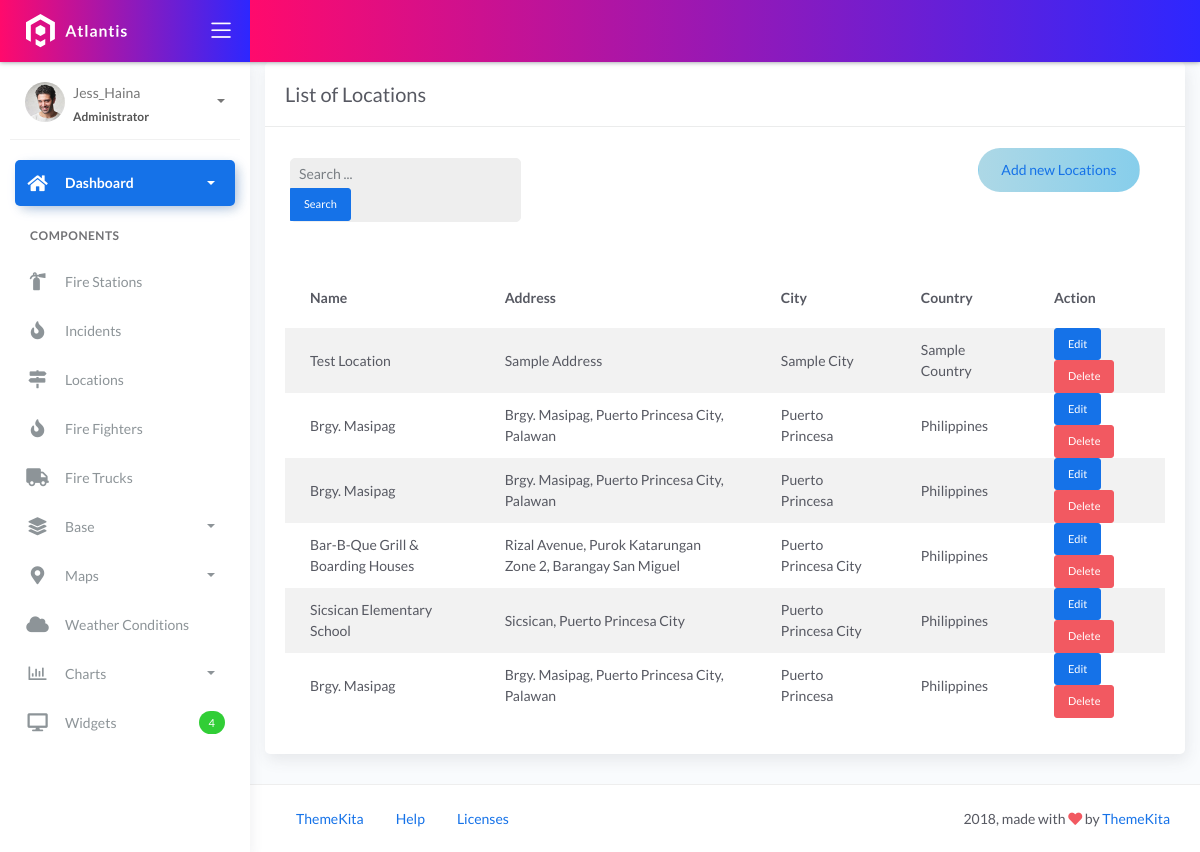
The page /locations/ on the database as committed earlier.
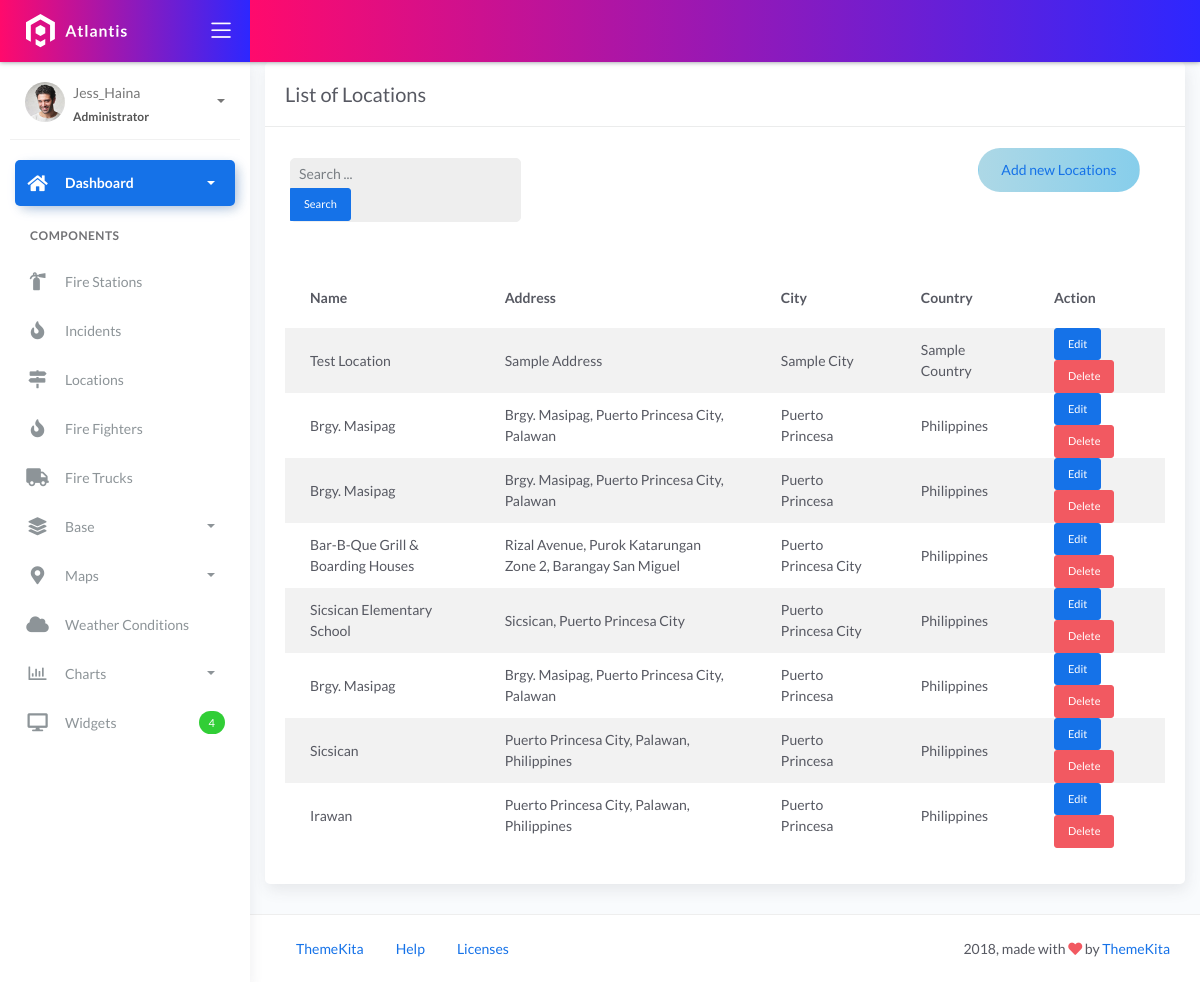
The same page on the database as committed later.
### fire/models.py (models this page shows, shortened)
class BaseModel(models.Model):
    created_at = models.DateTimeField(auto_now_add=True, db_index=True)
    updated_at = models.DateTimeField(auto_now=True)
    class Meta:
        abstract = True

class Locations(BaseModel):
    name = models.CharField(max_length=150)
    latitude = models.DecimalField(
        max_digits=22, decimal_places=16, null=True, blank=True)
    longitude = models.DecimalField(
        max_digits=22, decimal_places=16, null=True, blank=True)
    address = models.CharField(max_length=150)
    city = models.CharField(max_length=150)  # can be in separate table
    country = models.CharField(max_length=150)  # can be in separate table

### fire/views.py (the view, shortened to what this page needs)
# urls.py: path('locations/', views.LocationsListView.as_view(), name='location_list'),
class LocationsListView(ListView):
    model = Locations
    form_class = LocationForm
    template_name = 'Locations_list.html'
    context_object_name = 'location_list'
    paginate_by = 10
    def get_queryset(self, *args, **kwargs):
        qs = super().get_queryset(*args, **kwargs)
        return qs.order_by('id')

### templates/Locations_list.html (shortened to what this page needs)
{% extends 'base.html' %}
{% load static %}
{% block content %}
<div class="content">
  <div class="container-fluid">
     <div class="row">
      <div class="col-md-12">
        <div class="card">
         <div class="card-header">
           <div class="card-title">List of Locations</div>
        </div>
        <br>
        <div class="col-md-12 row">
          <div class="col-md-4">
            <form class="navbar-left navbar-form nav-search mr-md-3" action="{% url 'incident_list' %}">
              <div class="form-group">
                <div class="input-group">
                  <input type="text" id="search" placeholder="Search ..." class="form-control form-control-sm" name="q" />
                  <div class="input-group-append">
                    <button class="btn btn-sm btn-primary" type="submit">Search</button>
                  </div>
                </div>
              </div>
            </form>
          </div>
          <div class="col-md-2">
          </div>
          <div class="col-md-6">
            <div class="pull-right">
                <a href="{% url 'location_add' %}" class="btn btn-rounded custom-add-btn"
                style="background: linear-gradient(90deg, #ADD8E6, #87CEEB);">
                    Add new Locations
                </a>
            </div>
          </div>
        </div>
        <div class="card-body">
          <table class="table table-striped mt-3">
            <thead>
                <tr>
                    <th scope="col">Name</th>
                    <th scope="col">Address</th>
                    <th scope="col">City</th>
                    <th scope="col">Country</th>
                    <th scope="col">Action</th>
                  </tr>
                  </thead>
                  <tbody>
                    {% for object in object_list %}
                    <tr>
                      <td>{{ object.name }}</td>
                      <td>{{ object.address }}</td>
                      <td>{{ object.city }}</td>
                      <td>{{ object.country }}</td>
                      <td>
                        <a href="{% url 'location_update' object.pk %}" class="btn btn-sm btn-primary" style="max-width: 80px;">Edit</a>
                        <a href="{% url 'location_delete' object.pk %}" class="btn btn-sm btn-danger" style="max-width: 80px;">Delete</a>
                      </td>
                    </tr>
              {% empty %}
              <tr>
                <td colspan="5" style="text-align: center">
                  <p class="text-sm font-weight-bold mb-0">No Records Found.</p>
                </td>
              </tr>
              {% endfor %}
            </tbody>
          </table>
        </div>
      </div>
    </div>
  </div>
</div>
{% endblock %}

Rows that differ between the two databases and show on the page:
added Locations: name "Sicsican", address "Puerto Princesa City, Palawan, Philippines", city "Puerto Princesa", country "Philippines"
added Locations: name "Irawan", address "Puerto Princesa City, Palawan, Philippines", city "Puerto Princesa", country "Philippines"
